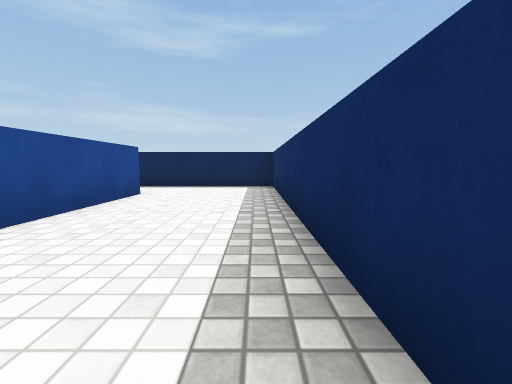
View 1 (above)

20 first-person views from a walk through a 3-D level made in the Unity game engine. The camera is 0.62 m above the floor, tilts 6° down and sees 90° across. The floor is counted in squares, 1 m on a side. Each view is taken from the middle of a square. On the plan, view 1 faces up. The plan holds only what a view shows up to about 9 squares ahead; the rest is blank. Surface patterns are stand-ins for the level's own textures.

View 2
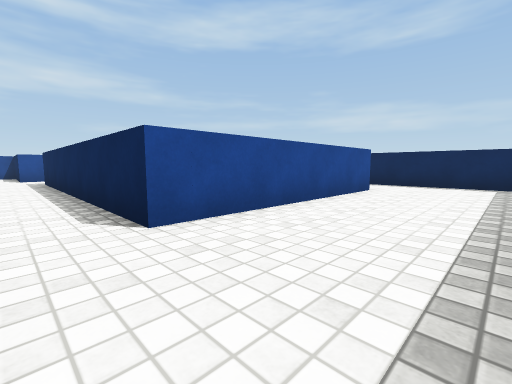

View 3
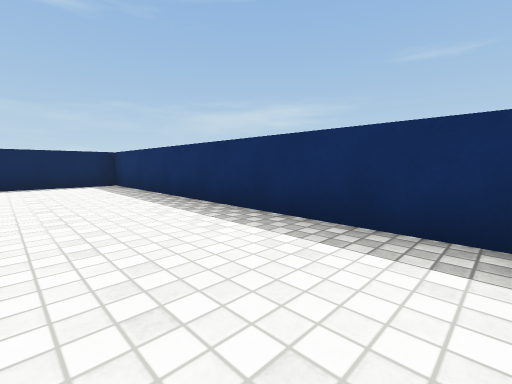

View 4
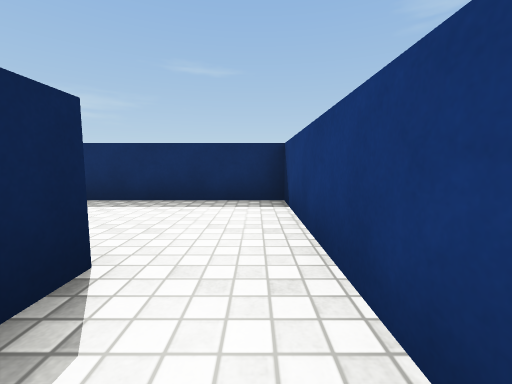

View 5
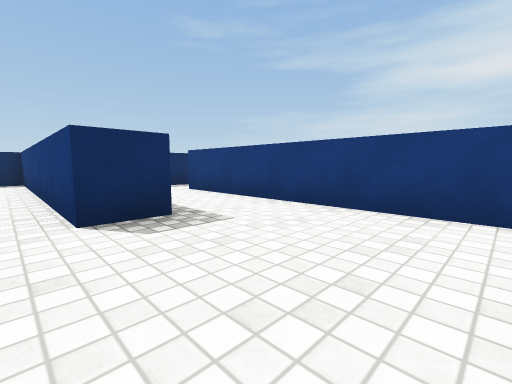

View 6
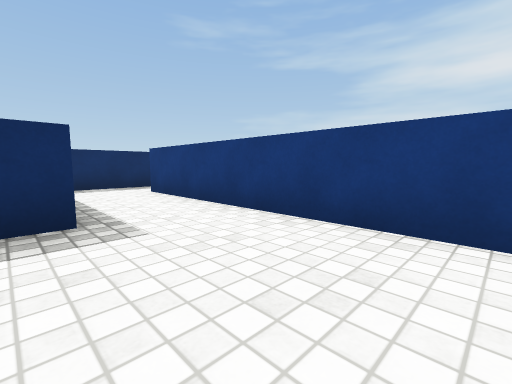

View 7
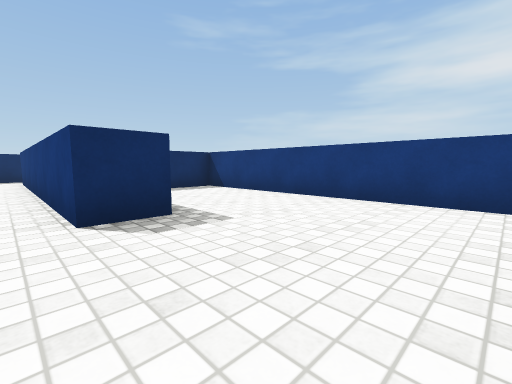

View 8
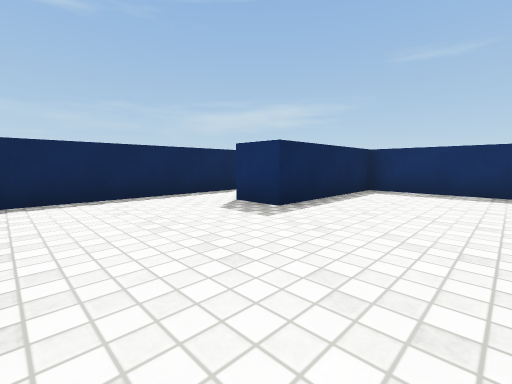

View 9
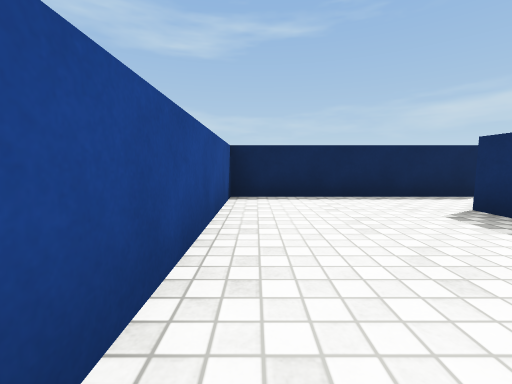

View 10
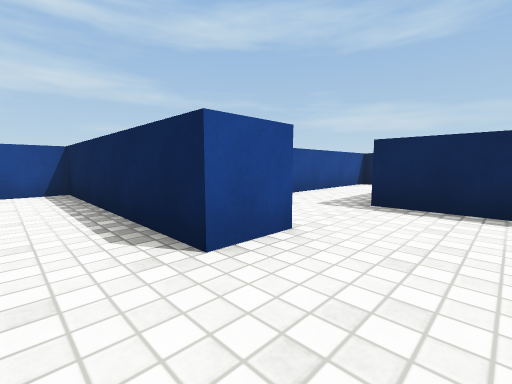

View 11
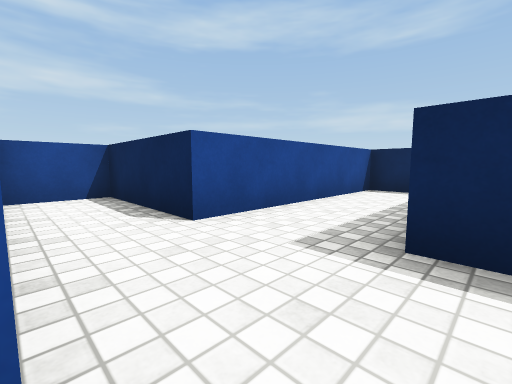

View 12
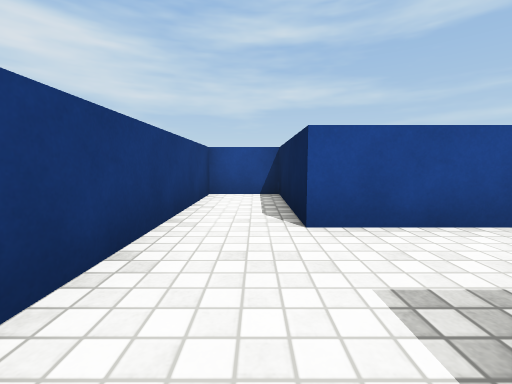

View 13
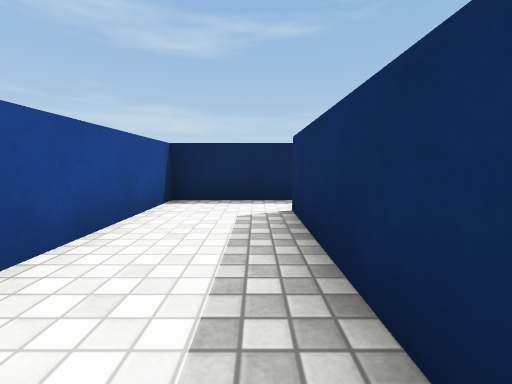

View 14
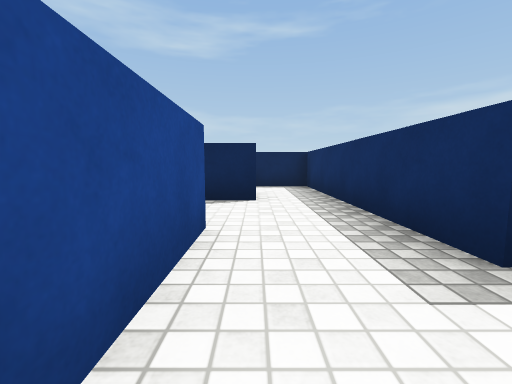

View 15
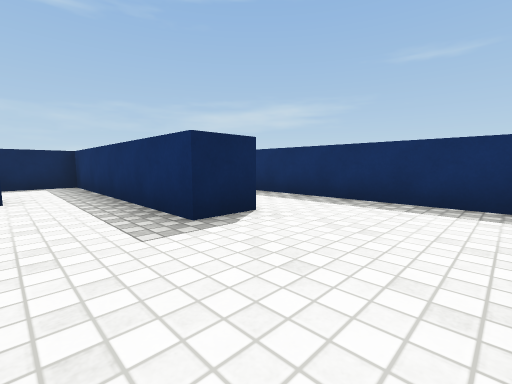

View 16
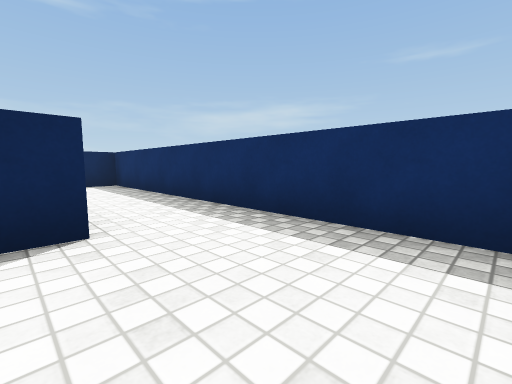

View 17
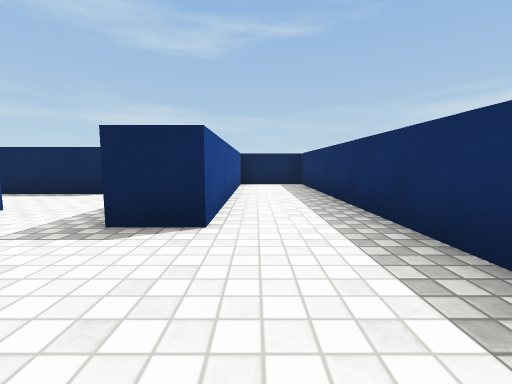

View 18
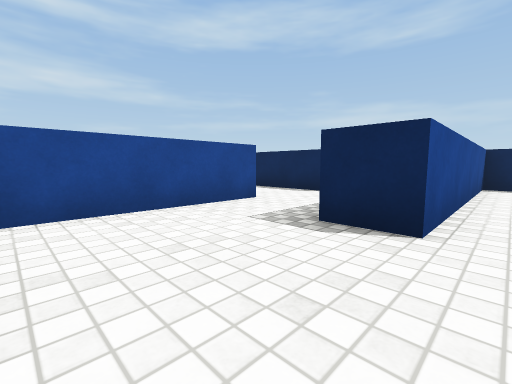

View 19
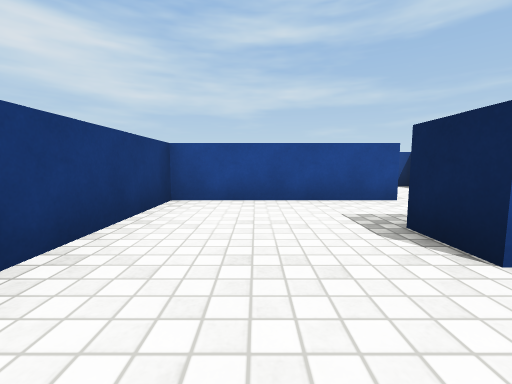

View 20
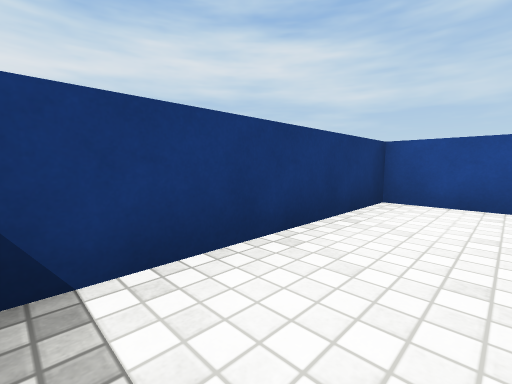

### Floor plan
Points are (right, up) in squares from view 1. A wall is a line through its corners. A room is listed if a view was taken in it or the views show most of it. See-through windows are left out.
Room 1 (views 1, 2, 3)
walls: (-2.5, 5.5) (-2.5, 0); (-2.5, -1.5) (0.5, -1.5) (0.5, 7.5) (-2.5, 7.5)
ways out: opening at (-3, -1) to room 2; opening at (-3, 6.5)
Room 2 (views 4, 5, 6, 10, 11, 12)
walls: (-7, -2.6) (-7, -1.5) (-2.5, -1.5); (-10.5, -1.9) (-10.5, -3); (-10.5, -4.5) (-4, -4.5); (-2.5, -5.5) (-2.5, -2.5) (-4, -2.5); (-2.5, 0) (-10.5, 0)
ways out: opening at (-3, -1) to room 1; opening at (-11, -4) to room 3; opening at (-11, -1) to room 4; opening at (-3, -5) to room 6
Room 3 (views 7, 8, 9)
walls: (-10.5, -3) (-15.5, -3) (-15.5, -7.6); (-15.1, -8.5) (-8.5, -8.5) (-8.5, -5.5) (-12, -5.5) (-12, -4.5) (-10.5, -4.5)
ways out: opening at (-11, -4) to room 2
Room 4 (view 13)
walls: (-10.5, 0.4) (-10.5, 3.5); (-10.2, 4.5) (-12.5, 4.5) (-12.5, -0.5) (-15.5, -0.5) (-15.5, -2) (-10.9, -2)
ways out: opening at (-11, -1) to room 2; opening at (-10, 4)
Room 5 (views 14, 15, 16, 17, 18, 19, 20)
walls: (0.5, -11.1) (0.5, -2.5) (-1.5, -2.5) (-1.5, -8.5) (-2.5, -8.5); (-4.5, -8.6) (-4.5, -11.5) (0.1, -11.5)
ways out: opening at (-3.5, -8) to room 6
Room 6 (no view inside)
walls: (-4.5, -7.4) (-4.5, -8.6); (-2.5, -8.5) (-2.5, -5.5)
ways out: opening at (-3, -5) to room 2; opening at (-3.5, -8) to room 5; opening at (-5, -6.5) to room 7
Room 7 (no view inside)
walls: (-7.5, -5.4) (-7.5, -5.9); (-3.9, -5.5) (-6.5, -5.5)
ways out: opening at (-5, -6.5) to room 6

Where each view was taken, in squares from view 1:
view 1: 0 up, 0 right, facing up
view 2: 1 down, 0 right, facing up-left
view 3: 1 down, 2 left, facing up-right
view 4: 1 down, 4 left, facing right
view 5: 1 down, 10 left, facing down-right
view 6: 2 down, 10 left, facing down-right
view 7: 4 down, 15 left, facing down-right
view 8: 8 down, 15 left, facing up-right
view 9: 8 down, 15 left, facing up
view 10: 4 down, 9 left, facing up-left
view 11: 2 down, 10 left, facing up-left
view 12: 1 down, 10 left, facing left
view 13: 0 up, 11 left, facing up
view 14: 10 down, 4 left, facing up
view 15: 11 down, 4 left, facing up-right
view 16: 11 down, 2 left, facing up-right
view 17: 11 down, 1 left, facing up
view 18: 11 down, 1 left, facing up-left
view 19: 10 down, 0 right, facing left
view 20: 10 down, 0 right, facing down-left
